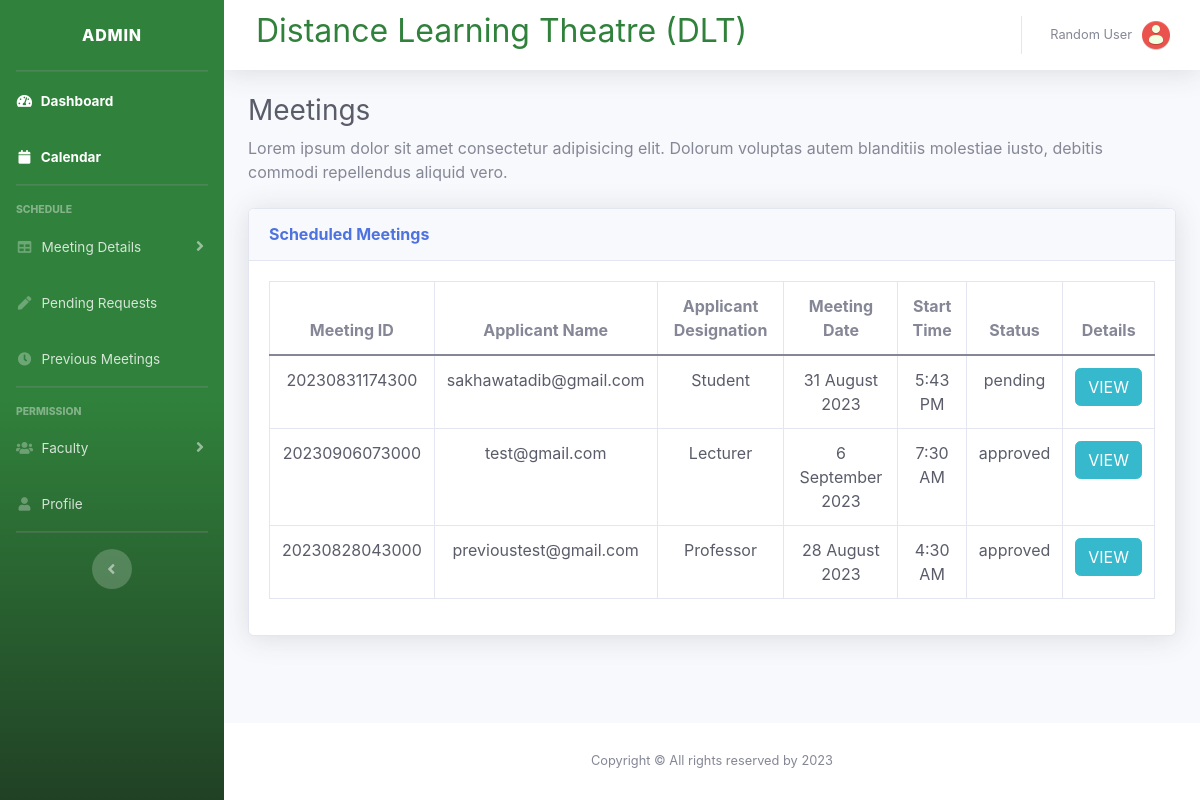
The app's page /admin/meetings.php, older data.
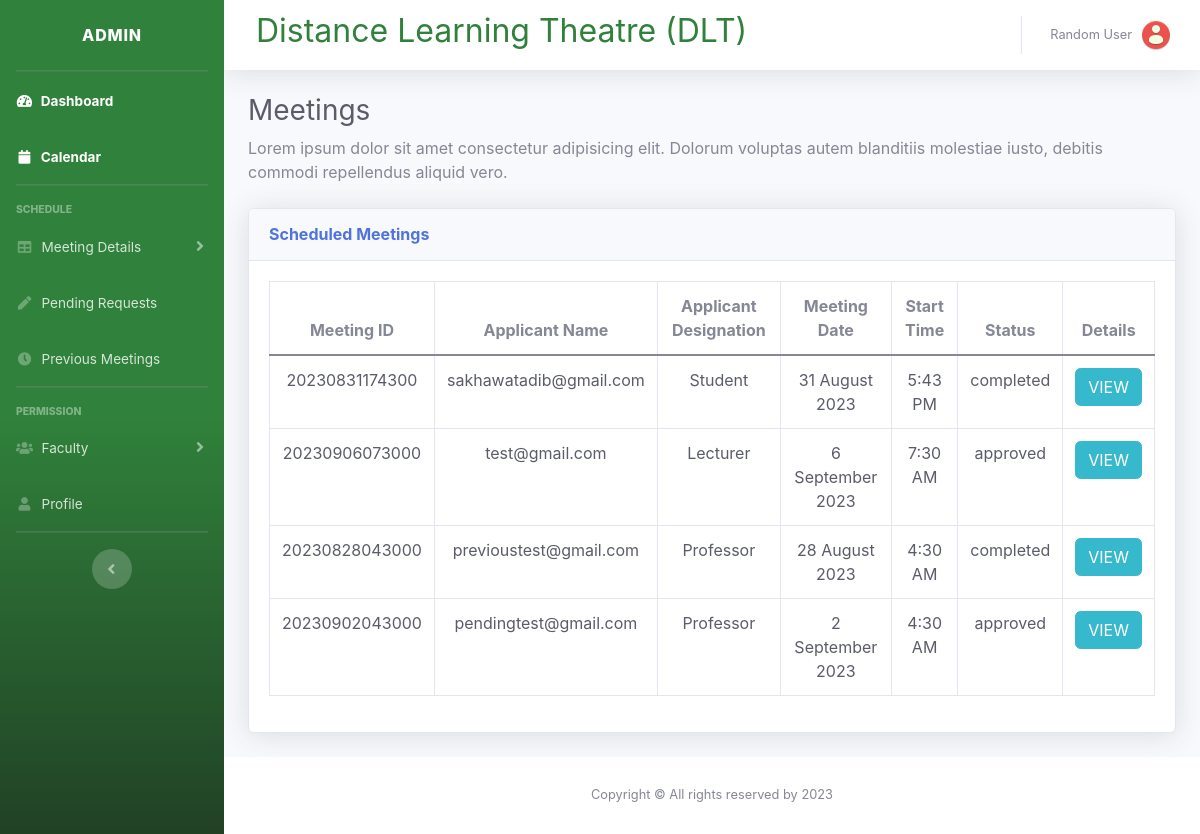
The same page, newer data.
### tables this page shows
CREATE TABLE `meetings` (
  `id` int(11) NOT NULL,
  `applicant_name` varchar(255) NOT NULL,
  `application_date` date NOT NULL DEFAULT current_timestamp(),
  `designation` varchar(50) NOT NULL,
  `details` text NOT NULL,
  `meeting_date` date NOT NULL,
  `start_time` time NOT NULL,
  `end_time` time NOT NULL,
  `ict_help_reason` text DEFAULT NULL,
  `other_support` text DEFAULT NULL,
  `pc` tinyint(1) DEFAULT NULL,
  `glass_board` tinyint(1) DEFAULT NULL,
  `mic_wireless` tinyint(1) DEFAULT NULL,
  `mic_wire` tinyint(1) DEFAULT NULL,
  `big_displays` tinyint(1) DEFAULT NULL,
  `wifi` tinyint(1) DEFAULT NULL,
  `add_projector` tinyint(1) DEFAULT NULL,
  `bdren` tinyint(1) DEFAULT NULL,
  `table_cloth` tinyint(1) DEFAULT NULL,
  `vase` tinyint(1) DEFAULT NULL,
  `wireless_mic_bat` tinyint(1) DEFAULT NULL,
  `add_chair` tinyint(1) DEFAULT NULL,
  `add_mic` tinyint(1) DEFAULT NULL,
  `other` text DEFAULT NULL,
  `photography` tinyint(1) DEFAULT NULL,
  `video_recording` tinyint(1) DEFAULT NULL,
  `cafe` tinyint(1) DEFAULT NULL,
  `own_arrange` tinyint(1) DEFAULT NULL,
  `meeting_status` varchar(50) NOT NULL
);

### admin/functions.php (the view, shortened to what this page needs)
<?php
function escape($string)
{
    global $connection;
    return mysqli_real_escape_string($connection, trim($string));
}
function generateMeetingId($date, $time)
{
    $date = str_replace("-", "", $date);
    $time = str_replace(":", "", $time);
    $meeting_id = $date . $time;
    return $meeting_id;
}
function getAllMeetings()
{
    global $connection;
    $query = "SELECT * FROM meetings";
    $select_meetings = mysqli_query($connection, $query);
    while ($row = mysqli_fetch_assoc($select_meetings)) {
        $id = escape($row['id']);
        $applicant_name = escape($row['applicant_name']);
        $applicant_designation = escape($row['designation']);
        $meeting_date = escape($row['meeting_date']);
        $formatted_meeting_date = date("j F Y", strtotime($meeting_date));
        $start_time = escape($row['start_time']);
        $formatted_start_time = date("g:i A", strtotime($start_time));
        $meeting_status = escape($row['meeting_status']);
        $meeting_id = generateMeetingId($meeting_date, $start_time);
        echo "<tr>
            <td class='text-dark text-center'>$meeting_id</td>
            <td class='text-dark text-center'>$applicant_name</td>
            <td class='text-dark text-center'>$applicant_designation</td>
            <td class='text-dark text-center'>$formatted_meeting_date</td>
            <td class='text-dark text-center'>$formatted_start_time</td>
            <td class='text-dark text-center'>$meeting_status</td>
            <td width='5%'><a href='request_details.php?r_id={$id}&m_status={$meeting_status}' class='btn btn-info'>VIEW</a></td>
          </tr>";
    }
}
?>

### admin/includes/admin_header.php (shortened to what this page needs)
<?php include("connection.php"); ?>
<?php include("functions.php"); ?>
<!DOCTYPE html>
<html lang="en">
<head>
    <link href="vendor/fontawesome-free/css/all.min.css" rel="stylesheet" type="text/css">
    <link href="https://cdn.jsdelivr.net/npm/bootstrap@5.0.2/dist/css/bootstrap.min.css" rel="stylesheet">
    <link href="css/admin.min.css" rel="stylesheet">
    <link href="css/customCss.css" rel="stylesheet">
</head>
<body id="page-top">

### admin/meetings.php (shortened to what this page needs)
<?php include("includes/admin_header.php"); ?>
    <div id="wrapper">
        <?php include("includes/admin_sidebar.php"); ?>
        <div id="content-wrapper" class="d-flex flex-column">
            <div id="content">
                <?php include("includes/admin_topbar.php"); ?>
                <div class="container-fluid">
                    <h1 class="h3 mb-2 text-gray-800">Meetings</h1>
                    <p class="mb-4">Lorem ipsum dolor sit amet consectetur adipisicing elit. Dolorum voluptas autem blanditiis molestiae iusto, debitis commodi repellendus aliquid vero.</p>
                    <?php
                    if (isset($_GET['source'])) {
                        $source = $_GET['source'];
                    } else {
                        $source = '';
                    }
                    switch ($source) {
                        default:
                            include("includes/meetingDetails.php");
                            break;
                    }
                    ?>
                </div>
            </div>
<?php include("includes/admin_footer.php"); ?>

### admin/includes/admin_sidebar.php (shortened to what this page needs)
<ul class="navbar-nav bg-gradient-success sidebar sidebar-dark accordion" id="accordionSidebar">
    <a class="sidebar-brand d-flex align-items-center justify-content-center" href="index.php">
        <div class="sidebar-brand-text mx-3">Admin</div>
    </a>
    <hr class="sidebar-divider my-0">
    <li class="nav-item active">
        <a class="nav-link" href="index.php">
            <i class="fas fa-fw fa-tachometer-alt"></i>
            <span>Dashboard</span></a>
    </li>
    <li class="nav-item active">
        <a class="nav-link" href="../calendar/index.php">
            <i class="fas fa-fw fa-calendar"></i>
            <span>Calendar</span></a>
    </li>
    <hr class="sidebar-divider">
    <div class="sidebar-heading">
        Schedule
    </div>
    <li class="nav-item">
        <a class="nav-link collapsed" href="#" data-toggle="collapse" data-target="#collapseTwo"
            aria-expanded="true" aria-controls="collapseTwo">
            <i class="fas fa-fw fa-table"></i>
            <span>Meeting Details</span>
        </a>
    </li>
    <li class="nav-item">
        <a class="nav-link" href="meetings.php?source=pending_requests">
            <i class="fas fa-fw fa-pen"></i>
            <span>Pending Requests</span></a>
    </li>
    <li class="nav-item">
        <a class="nav-link" href="meetings.php?source=previous_meetings">
            <i class="fas fa-fw fa-clock"></i>
            <span>Previous Meetings</span></a>
    </li>
    <hr class="sidebar-divider">
    <div class="sidebar-heading">
        Permission
    </div>
    <li class="nav-item">
        <a class="nav-link collapsed" href="#" data-toggle="collapse" data-target="#collapsePages"
            aria-expanded="true" aria-controls="collapsePages">
            <i class="fas fa-fw fa-users"></i>
            <span>Faculty</span>
        </a>
    </li>
    <li class="nav-item">
        <a class="nav-link" href="profile.php">
            <i class="fas fa-fw fa-user"></i>
            <span>Profile</span></a>
    </li>
    <hr class="sidebar-divider d-none d-md-block">
    <div class="text-center d-none d-md-inline">
        <button class="rounded-circle border-0" id="sidebarToggle"></button>
    </div>
</ul>

### admin/includes/admin_topbar.php (shortened to what this page needs)
 <nav class="navbar navbar-expand navbar-light bg-white topbar mb-4 static-top shadow">
    <div
        class="d-none d-sm-inline-block form-inline mr-auto ml-md-3 my-2 my-md-0 mw-100">
        <div class="text-green">
            <h2>Distance Learning Theatre (DLT)</h4>
        </div>
    </div>
    <ul class="navbar-nav ml-auto">
        <li class="nav-item dropdown no-arrow">
            <a class="nav-link dropdown-toggle" href="#" id="userDropdown" role="button"
                data-toggle="dropdown" aria-haspopup="true" aria-expanded="false">
                <span class="mr-2 d-none d-lg-inline text-gray-600 small">Random User</span>
                <img class="img-profile rounded-circle"
                    src="img/userIcon.png">
            </a>
        </li>
    </ul>
</nav>

### admin/includes/meetingDetails.php
<div class="card shadow mb-4">
    <div class="card-header py-3">
        <h6 class="m-0 font-weight-bold text-primary">Scheduled Meetings</h6>
    </div>
    <div class="card-body">
        <div class="table-responsive">
            <table class="table table-bordered" id="dataTable" width="100%" cellspacing="0">
                <thead>
                    <tr>
                        <th class="text-center">Meeting ID</th>
                        <th class="text-center">Applicant Name</th>
                        <th class="text-center">Applicant Designation</th>
                        <th class="text-center">Meeting Date</th>
                        <th class="text-center">Start Time</th>
                        <th class="text-center">Status</th>
                        <th class="text-center">Details</th>
                    </tr>
                </thead>
                <tbody>
                    <?php getAllMeetings(); ?>
                </tbody>
            </table>
        </div>
    </div>
</div>

### admin/includes/admin_footer.php (shortened to what this page needs)
            <footer class="sticky-footer bg-white">
                <div class="container my-auto">
                    <div class="copyright text-center my-auto">
                        <span>Copyright &copy; All rights reserved by <?php echo date("Y"); ?></span>
                    </div>
                </div>
            </footer>
        </div>
    </div>
</body>
</html>

### admin/css/customCss.css (style rules this page uses)
ul { list-style-type: none; }

Row changes from the older to the newer data that the page shows:
changed meetings "sakhawatadib@gmail.com": meeting_status "pending" → "completed"
changed meetings "previoustest@gmail.com": meeting_status "approved" → "completed"
added meetings: meeting_id "20230902043000", applicant_name "pendingtest@gmail.com", designation "Professor", meeting_date "2 September 2023", start_time "4:30 AM", meeting_status "approved"
